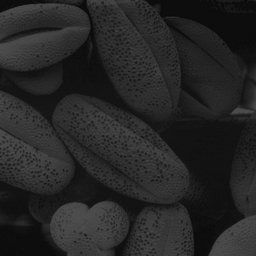
%> input picture imageEmhancement_spatialDomain/GrayLevel_Processing/Dark256.tif, 256 x 256 px
$ octave --eval "result = HistEqualization;"   (GNU Octave 9; MATLAB toolbox functions it lacks are replaced by stand-ins)
%> lines starting %> are read from the running program, lines starting %| are printed output that depends on the picture
function output = HistEqualization()
min = 15;
max = 80;
image = imread('Dark256.tif');
%> image is the input picture: size 256x256 uint8; min 10, max 78, mean 37.8
original = image;
[i,j] = size(image);
%> i = 256; j = 256
[count, bin] = imhist(image);
%> count = 256 values, max 3062 at index 14, min 0 at index 1, mean 256; bin = 256 values from 0 to 255
MN = i*j;
%> MN = 65536
p = [];
for gg= 1:256
    p(end+1) = count(gg)/MN;
end
%> after the loop, p = 256 values, max 0.0467 at index 14, min 0 at index 1, mean 0.00391
gather = [];
sum = 0;
for gg= 1:256
    sum = sum + p(gg);
    gather(end+1) = sum;
end
%> this loop made 256 passes
%> sum on passes 1 to 3: 0, 0, 0
%> after the loop, gather = 256 values from 0 to 1; sum = 1
s = [];
temp = 0;
for shade = 1:256
    temp = 255*gather(shade);
    s(end+1) = round(temp);
end
%> this loop made 256 passes
%> after the loop, s = 256 values from 0 to 255
for y = 1:j
    for x = 1:i
        for shade = 1:256
            if image(x,y) == shade-1
                image(x,y) = s(shade);
                break;
            end
        end
    end
end
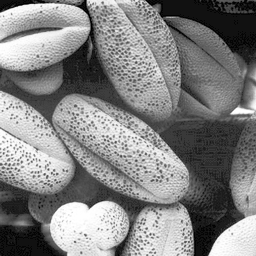
%> image: size 256x256 uint8; min 0, max 255, mean 130.1

output = gather;
%> output = 256 values from 0 to 1
%> `result = HistEqualization;`:
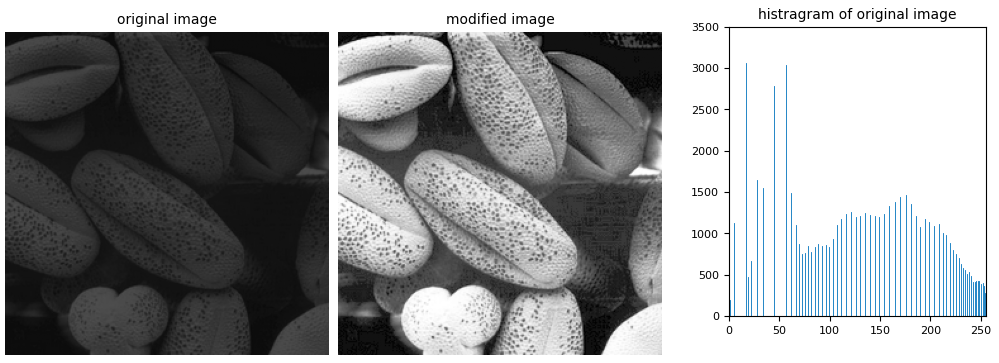
%> figure redrawn from the program's plot data, 3 panels

figure();
subplot(1,3,1);
imshow(original);
title('original image');
subplot(1,3,2);
imshow(image);
title('modified image');
subplot(1,3,3);
imhist(image);
title('histragram of original image');

end
